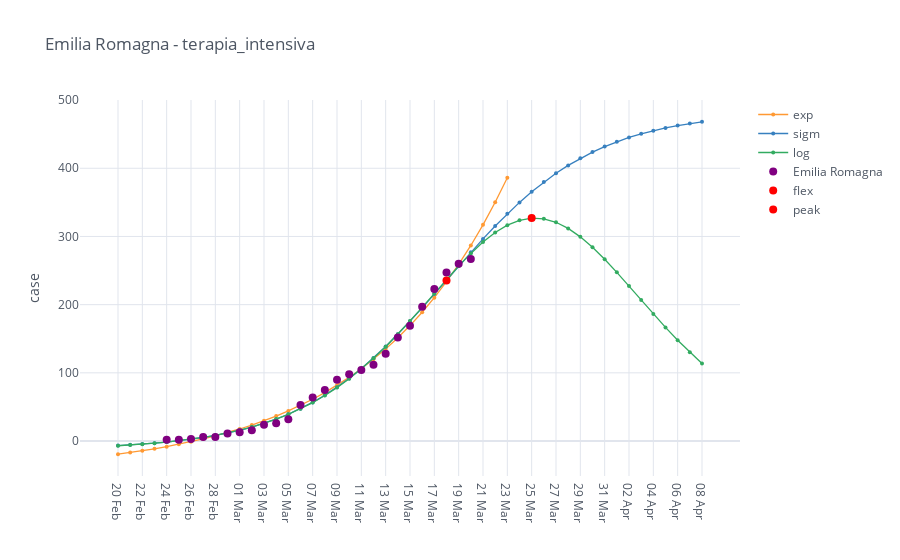

Notebook cell for this chart:
### Code cell
import cufflinks as cf
cf.go_offline()
cf.set_config_file(offline=False, world_readable=True)
import mytools.plot as mpl
import mytools.dataio as io


region = 'Emilia Romagna'
category = 'terapia_intensiva'

regions = io.italy_load_regions([region])

intensive = io.italy_regions_filter_by_category(regions, category)

mpl.iplot_analysis_plot(intensive, title=region+' - '+category)

### Figure 1 — Plotly figure (JSON) as saved in the notebook; plotly's stock layout.template omitted (floating-point values rounded to 4 significant figures)
{"data": [{"line": {"color": "rgba(255, 153, 51, 1.0)", "dash": "solid", "shape": "linear", "width": 1.3}, "marker": {"size": 4, "symbol": "circle"}, "mode": "lines+markers", "name": "exp", "text": "", "type": "scatter", "x": ["20 Feb", "21 Feb", "22 Feb", "23 Feb", "24 Feb", "25 Feb", "26 Feb", "27 Feb", "28 Feb", "29 Feb", "01 Mar", "02 Mar", "03 Mar", "04 Mar", "05 Mar", "06 Mar", "07 Mar", "08 Mar", "09 Mar", "10 Mar", "11 Mar", "12 Mar", "13 Mar", "14 Mar", "15 Mar", "16 Mar", "17 Mar", "18 Mar", "19 Mar", "20 Mar", "21 Mar", "22 Mar", "23 Mar", "24 Mar", "25 Mar", "26 Mar", "27 Mar", "28 Mar", "29 Mar", "30 Mar", "31 Mar", "01 Apr", "02 Apr", "03 Apr", "04 Apr", "05 Apr", "06 Apr", "07 Apr", "08 Apr"], "y": [-19.3, -16.88, -14.24, -11.36, -8.215, -4.786, -1.044, 3.038, 7.492, 12.35, 17.65, 23.44, 29.75, 36.63, 44.15, 52.34, 61.29, 71.04, 81.69, 93.3, 106.0, 119.8, 134.9, 151.3, 169.3, 188.9, 210.3, 233.6, 259.0, 286.8, 317.1, 350.1, 386.2, "", "", "", "", "", "", "", "", "", "", "", "", "", "", "", ""]}, {"line": {"color": "rgba(55, 128, 191, 1.0)", "dash": "solid", "shape": "linear", "width": 1.3}, "marker": {"size": 4, "symbol": "circle"}, "mode": "lines+markers", "name": "sigm", "text": "", "type": "scatter", "x": ["20 Feb", "21 Feb", "22 Feb", "23 Feb", "24 Feb", "25 Feb", "26 Feb", "27 Feb", "28 Feb", "29 Feb", "01 Mar", "02 Mar", "03 Mar", "04 Mar", "05 Mar", "06 Mar", "07 Mar", "08 Mar", "09 Mar", "10 Mar", "11 Mar", "12 Mar", "13 Mar", "14 Mar", "15 Mar", "16 Mar", "17 Mar", "18 Mar", "19 Mar", "20 Mar", "21 Mar", "22 Mar", "23 Mar", "24 Mar", "25 Mar", "26 Mar", "27 Mar", "28 Mar", "29 Mar", "30 Mar", "31 Mar", "01 Apr", "02 Apr", "03 Apr", "04 Apr", "05 Apr", "06 Apr", "07 Apr", "08 Apr"], "y": [-6.584, -5.598, -4.439, -3.077, -1.479, 0.3945, 2.589, 5.154, 8.149, 11.64, 15.69, 20.39, 25.82, 32.07, 39.23, 47.4, 56.68, 67.13, 78.83, 91.82, 106.1, 121.7, 138.6, 156.6, 175.5, 195.2, 215.5, 236.0, 256.5, 276.8, 296.4, 315.3, 333.2, 350.0, 365.5, 379.7, 392.6, 404.2, 414.6, 423.8, 431.9, 439.0, 445.1, 450.5, 455.2, 459.2, 462.6, 465.6, 468.1]}, {"line": {"color": "rgba(50, 171, 96, 1.0)", "dash": "solid", "shape": "linear", "width": 1.3}, "marker": {"size": 4, "symbol": "circle"}, "mode": "lines+markers", "name": "log", "text": "", "type": "scatter", "x": ["20 Feb", "21 Feb", "22 Feb", "23 Feb", "24 Feb", "25 Feb", "26 Feb", "27 Feb", "28 Feb", "29 Feb", "01 Mar", "02 Mar", "03 Mar", "04 Mar", "05 Mar", "06 Mar", "07 Mar", "08 Mar", "09 Mar", "10 Mar", "11 Mar", "12 Mar", "13 Mar", "14 Mar", "15 Mar", "16 Mar", "17 Mar", "18 Mar", "19 Mar", "20 Mar", "21 Mar", "22 Mar", "23 Mar", "24 Mar", "25 Mar", "26 Mar", "27 Mar", "28 Mar", "29 Mar", "30 Mar", "31 Mar", "01 Apr", "02 Apr", "03 Apr", "04 Apr", "05 Apr", "06 Apr", "07 Apr", "08 Apr"], "y": [-6.888, -5.834, -4.606, -3.176, -1.51, 0.427, 2.679, 5.293, 8.324, 11.83, 15.89, 20.57, 25.95, 32.14, 39.21, 47.27, 56.42, 66.75, 78.35, 91.29, 105.6, 121.3, 138.4, 156.6, 176.0, 196.0, 216.5, 236.9, 256.6, 275.1, 291.7, 305.7, 316.5, 323.7, 326.9, 325.9, 320.8, 311.8, 299.4, 284.1, 266.6, 247.4, 227.2, 206.8, 186.4, 166.7, 147.8, 130.1, 113.7]}, {"line": {"color": "rgba(128, 0, 128, 1.0)", "dash": "solid", "shape": "linear", "width": 1.3}, "marker": {"size": 8, "symbol": "circle"}, "mode": "markers", "name": "Emilia Romagna", "text": "", "type": "scatter", "x": ["20 Feb", "21 Feb", "22 Feb", "23 Feb", "24 Feb", "25 Feb", "26 Feb", "27 Feb", "28 Feb", "29 Feb", "01 Mar", "02 Mar", "03 Mar", "04 Mar", "05 Mar", "06 Mar", "07 Mar", "08 Mar", "09 Mar", "10 Mar", "11 Mar", "12 Mar", "13 Mar", "14 Mar", "15 Mar", "16 Mar", "17 Mar", "18 Mar", "19 Mar", "20 Mar", "21 Mar", "22 Mar", "23 Mar", "24 Mar", "25 Mar", "26 Mar", "27 Mar", "28 Mar", "29 Mar", "30 Mar", "31 Mar", "01 Apr", "02 Apr", "03 Apr", "04 Apr", "05 Apr", "06 Apr", "07 Apr", "08 Apr"], "y": ["", "", "", "", 2.0, 2.0, 3.0, 6.0, 6.0, 11.0, 13.0, 16.0, 24.0, 26.0, 32.0, 53.0, 64.0, 75.0, 90.0, 98.0, 104.0, 112.0, 128.0, 152.0, 169.0, 197.0, 223.0, 247.0, 260.0, 267.0, "", "", "", "", "", "", "", "", "", "", "", "", "", "", "", "", "", "", ""]}, {"marker": {"color": "rgba(255, 0, 0, 125)", "size": 8}, "mode": "markers", "name": "flex", "type": "scatter", "x": ["18 Mar"], "y": [235.3]}, {"marker": {"color": "rgba(255, 0, 0, 125)", "size": 8}, "mode": "markers", "name": "peak", "type": "scatter", "x": ["25 Mar"], "y": [327.0]}], "layout": {"legend": {"bgcolor": "#FFFFFF", "font": {"color": "#4D5663"}}, "paper_bgcolor": "#FFFFFF", "plot_bgcolor": "#FFFFFF", "title": {"font": {"color": "#4D5663"}, "text": "Emilia Romagna - terapia_intensiva"}, "xaxis": {"gridcolor": "#E1E5ED", "showgrid": true, "tickfont": {"color": "#4D5663"}, "title": {"font": {"color": "#4D5663"}, "text": ""}, "zerolinecolor": "#E1E5ED"}, "yaxis": {"gridcolor": "#E1E5ED", "showgrid": true, "tickfont": {"color": "#4D5663"}, "title": {"font": {"color": "#4D5663"}, "text": "case"}, "zerolinecolor": "#E1E5ED"}}}
